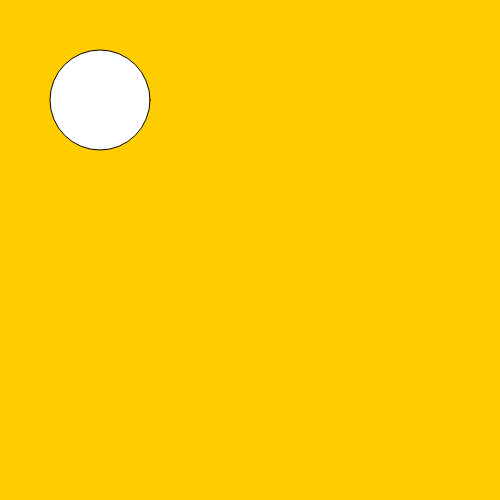
Frame 1 (no input)
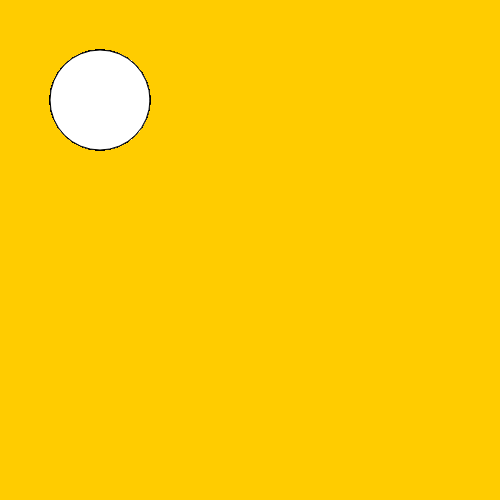
Frame 60 (no input)
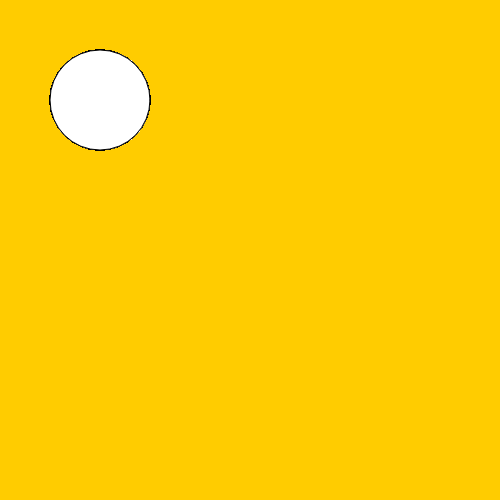
Frame 120 (the mouse pressed at the canvas centre since frame 60)

The p5.js sketch that drew these frames (run headless with seeded random() and noise() and a simulated clock; from frame 60 on, the mouse is pressed at the canvas centre):

// p5.js sketch
// ── sketch.js
function setup() {
  // put setup code here
createCanvas(500,500);
background(255,204,0);
}

function draw() {
  // put drawing code here
ellipse(100,100, 100, 100);
}
